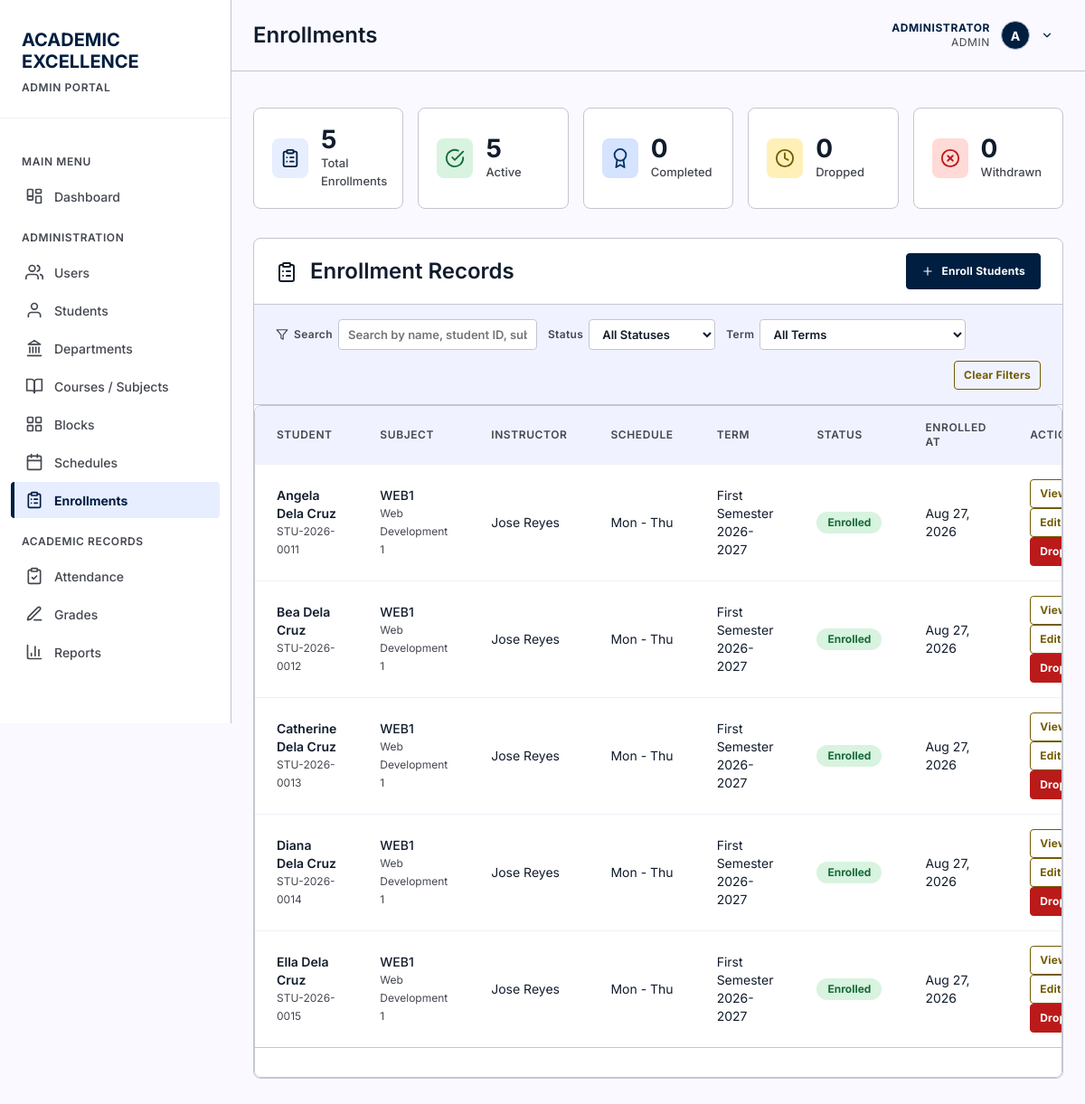
/pages/enrollments.php (signed in), run on the app's committed database.
### tables this page shows
CREATE TABLE "users" (
                    id INTEGER PRIMARY KEY AUTOINCREMENT,
                    username TEXT NOT NULL UNIQUE,
                    password TEXT NOT NULL,
                    full_name TEXT NOT NULL,
                    email TEXT UNIQUE,
                    role TEXT NOT NULL DEFAULT 'student' CHECK(role IN ('admin', 'instructor', 'student')),
                    is_active INTEGER NOT NULL DEFAULT 1 CHECK(is_active IN (0, 1)),
                    last_login_at DATETIME,
                    created_at DATETIME NOT NULL DEFAULT CURRENT_TIMESTAMP,
                    updated_at DATETIME NOT NULL DEFAULT CURRENT_TIMESTAMP
                );

CREATE TABLE enrollments (
            id INTEGER PRIMARY KEY AUTOINCREMENT,
            student_id INTEGER NOT NULL,
            section_id INTEGER NOT NULL,
            enrolled_at DATETIME NOT NULL DEFAULT CURRENT_TIMESTAMP,
            status TEXT NOT NULL DEFAULT 'Enrolled' CHECK(status IN ('Enrolled', 'Dropped', 'Completed', 'Withdrawn')),
            final_score REAL CHECK(final_score IS NULL OR final_score BETWEEN 0 AND 100),
            final_grade TEXT,
            remarks TEXT,
            UNIQUE(student_id, section_id),
            FOREIGN KEY (student_id) REFERENCES students(id) ON DELETE CASCADE,
            FOREIGN KEY (section_id) REFERENCES course_sections(id) ON DELETE CASCADE
        );

CREATE TABLE students (
        id INTEGER PRIMARY KEY AUTOINCREMENT,
        student_id TEXT UNIQUE NOT NULL,
        first_name TEXT NOT NULL,
        last_name TEXT NOT NULL,
        email TEXT,
        phone TEXT,
        date_of_birth DATE,
        gender TEXT CHECK(gender IN ('Male', 'Female', 'Other')),
        enrollment_date DATE DEFAULT CURRENT_DATE,
        status TEXT DEFAULT 'Active' CHECK(status IN ('Active', 'Inactive', 'Graduated')),
        created_at TIMESTAMP DEFAULT CURRENT_TIMESTAMP
    , user_id INTEGER REFERENCES users(id) ON DELETE SET NULL, program_id INTEGER REFERENCES programs(id) ON DELETE SET NULL, year_level INTEGER, expected_graduation_date DATE, updated_at DATETIME, block_id INTEGER REFERENCES blocks(id) ON DELETE SET NULL, student_type TEXT NOT NULL DEFAULT 'Regular' CHECK(student_type IN ('Regular', 'Irregular')));

CREATE TABLE subjects (
        id INTEGER PRIMARY KEY AUTOINCREMENT,
        subject_code TEXT UNIQUE NOT NULL,
        subject_name TEXT NOT NULL,
        description TEXT,
        credits INTEGER DEFAULT 3,
        created_at TIMESTAMP DEFAULT CURRENT_TIMESTAMP
    , department_id INTEGER REFERENCES departments(id) ON DELETE SET NULL, course_level INTEGER, is_active INTEGER NOT NULL DEFAULT 1 CHECK(is_active IN (0, 1)), updated_at DATETIME);

CREATE TABLE instructors (
            id INTEGER PRIMARY KEY AUTOINCREMENT,
            user_id INTEGER NOT NULL UNIQUE,
            employee_id TEXT NOT NULL UNIQUE,
            first_name TEXT NOT NULL,
            last_name TEXT NOT NULL,
            email TEXT UNIQUE,
            phone TEXT,
            department_id INTEGER,
            title TEXT,
            specialization TEXT,
            status TEXT NOT NULL DEFAULT 'Active' CHECK(status IN ('Active', 'Inactive', 'On Leave')),
            hired_date DATE,
            created_at DATETIME NOT NULL DEFAULT CURRENT_TIMESTAMP,
            updated_at DATETIME NOT NULL DEFAULT CURRENT_TIMESTAMP,
            FOREIGN KEY (user_id) REFERENCES users(id) ON DELETE CASCADE,
            FOREIGN KEY (department_id) REFERENCES departments(id) ON DELETE SET NULL
        );

CREATE TABLE course_sections (
            id INTEGER PRIMARY KEY AUTOINCREMENT,
            subject_id INTEGER NOT NULL,
            instructor_id INTEGER NOT NULL,
            term_id INTEGER NOT NULL,
            section_code TEXT NOT NULL,
            room TEXT,
            schedule TEXT,
            capacity INTEGER CHECK(capacity IS NULL OR capacity > 0),
            status TEXT NOT NULL DEFAULT 'Open' CHECK(status IN ('Open', 'Closed', 'Completed', 'Cancelled')),
            created_at DATETIME NOT NULL DEFAULT CURRENT_TIMESTAMP,
            updated_at DATETIME NOT NULL DEFAULT CURRENT_TIMESTAMP, block_id INTEGER REFERENCES blocks(id) ON DELETE SET NULL,
            UNIQUE(subject_id, term_id, section_code),
            FOREIGN KEY (subject_id) REFERENCES subjects(id) ON DELETE RESTRICT,
            FOREIGN KEY (instructor_id) REFERENCES instructors(id) ON DELETE RESTRICT,
            FOREIGN KEY (term_id) REFERENCES academic_terms(id) ON DELETE RESTRICT
        );

CREATE TABLE academic_terms (
            id INTEGER PRIMARY KEY AUTOINCREMENT,
            term_code TEXT NOT NULL UNIQUE,
            term_name TEXT NOT NULL,
            academic_year TEXT NOT NULL,
            start_date DATE NOT NULL,
            end_date DATE NOT NULL,
            is_current INTEGER NOT NULL DEFAULT 0 CHECK(is_current IN (0, 1)),
            created_at DATETIME NOT NULL DEFAULT CURRENT_TIMESTAMP,
            CHECK(end_date >= start_date)
        );

### pages/enrollments.php (the view, shortened to what the rows shown need)
<?php
require_once '../includes/functions.php';
requireRole('admin');
$db = getDB();
$allEnrollments = $db->query("
    SELECT e.id, e.status, e.enrolled_at, e.remarks, e.final_score, e.final_grade,
           st.student_id, st.first_name, st.last_name,
           sub.subject_code, sub.subject_name, cs.section_code, cs.schedule, cs.capacity,
           t.term_name, t.academic_year,
           ins.first_name AS instructor_first, ins.last_name AS instructor_last
    FROM enrollments e
    JOIN students st ON e.student_id = st.id
    JOIN course_sections cs ON e.section_id = cs.id
    JOIN subjects sub ON cs.subject_id = sub.id
    JOIN academic_terms t ON cs.term_id = t.id
    JOIN instructors ins ON cs.instructor_id = ins.id
    ORDER BY e.enrolled_at DESC
")->fetchAll();
$pageTitle = 'Enrollments';
include '../includes/header.php';
?>
<main>
    <div class="card">
        <div class="card-header" style="display: flex; justify-content: space-between; align-items: center;">
            <h2><?php echo icon('clipboard-list', 24); ?> Enrollment Records</h2>
        </div>
        <div class="table-container">
        <table data-pagination data-page-size="10" id="enrollmentTable">
            <thead>
                <tr>
                    <th>Student</th>
                    <th>Subject</th>
                    <th>Instructor</th>
                    <th>Schedule</th>
                    <th>Term</th>
                    <th>Status</th>
                    <th>Enrolled At</th>
                    <th>Actions</th>
                </tr>
            </thead>
            <tbody>
                <?php foreach ($allEnrollments as $enrollment): ?>
                <tr data-status="<?php echo htmlspecialchars($enrollment['status']); ?>"
                    data-term="<?php echo htmlspecialchars($enrollment['term_name'] . ' ' . $enrollment['academic_year']); ?>"
                    data-search="<?php echo htmlspecialchars(strtolower($enrollment['student_id'] . ' ' . $enrollment['first_name'] . ' ' . $enrollment['last_name'] . ' ' . $enrollment['subject_code'] . ' ' . $enrollment['subject_name'])); ?>">
                    <td data-label="Student">
                        <div style="font-weight: 600;"><?php echo htmlspecialchars($enrollment['first_name'] . ' ' . $enrollment['last_name']); ?></div>
                        <div style="font-size: 12px; color: var(--ink-muted);"><?php echo htmlspecialchars($enrollment['student_id']); ?></div>
                    </td>
                    <td data-label="Subject">
                        <div style="font-weight: 500;"><?php echo htmlspecialchars($enrollment['subject_code']); ?></div>
                        <div style="font-size: 12px; color: var(--ink-muted);"><?php echo htmlspecialchars($enrollment['subject_name']); ?></div>
                    </td>
                    <td data-label="Instructor"><?php echo htmlspecialchars($enrollment['instructor_first'] . ' ' . $enrollment['instructor_last']); ?></td>
                    <td data-label="Schedule"><?php echo htmlspecialchars($enrollment['schedule'] ?? '—'); ?></td>
                    <td data-label="Term"><?php echo htmlspecialchars($enrollment['term_name'] . ' ' . $enrollment['academic_year']); ?></td>
                    <td data-label="Status">
                        <span class="enrollment-status status-<?php echo strtolower($enrollment['status']); ?>">
                            <?php echo htmlspecialchars($enrollment['status']); ?>
                        </span>
                    </td>
                    <td data-label="Enrolled At"><?php echo formatDate($enrollment['enrolled_at']); ?></td>
                    <td data-label="Actions">
                        <button type="button" class="btn btn-secondary btn-sm"
                                data-id="<?php echo $enrollment['id']; ?>"
                                data-student="<?php echo htmlspecialchars($enrollment['first_name'] . ' ' . $enrollment['last_name'], ENT_QUOTES); ?>"
                                data-student-id="<?php echo htmlspecialchars($enrollment['student_id'], ENT_QUOTES); ?>"
                                data-subject="<?php echo htmlspecialchars($enrollment['subject_code'] . ' - ' . $enrollment['subject_name'], ENT_QUOTES); ?>"
                                data-section="<?php echo htmlspecialchars($enrollment['section_code'], ENT_QUOTES); ?>"
                                data-schedule="<?php echo htmlspecialchars($enrollment['schedule'] ?? '', ENT_QUOTES); ?>"
                                data-term="<?php echo htmlspecialchars($enrollment['term_name'] . ' ' . $enrollment['academic_year'], ENT_QUOTES); ?>"
                                data-status="<?php echo htmlspecialchars($enrollment['status'], ENT_QUOTES); ?>"
                                data-remarks="<?php echo htmlspecialchars($enrollment['remarks'] ?? '', ENT_QUOTES); ?>"
                                data-final-score="<?php echo $enrollment['final_score'] ?? ''; ?>"
                                data-final-grade="<?php echo htmlspecialchars(formatGrade($enrollment['final_grade'] ?? ''), ENT_QUOTES); ?>"
                                data-enrolled-at="<?php echo htmlspecialchars($enrollment['enrolled_at'], ENT_QUOTES); ?>"
                                onclick="viewEnrollment(this)">View</button>
                        <button type="button" class="btn btn-secondary btn-sm"
                                data-id="<?php echo $enrollment['id']; ?>"
                                data-status="<?php echo htmlspecialchars($enrollment['status'], ENT_QUOTES); ?>"
                                data-remarks="<?php echo htmlspecialchars($enrollment['remarks'] ?? '', ENT_QUOTES); ?>"
                                onclick="editEnrollment(this)">Edit</button>
                        <?php if ($enrollment['status'] === 'Enrolled'): ?>
                        <button type="button" class="btn btn-danger btn-sm"
                                data-drop-id="<?php echo $enrollment['id']; ?>"
                                data-drop-student="<?php echo htmlspecialchars($enrollment['first_name'] . ' ' . $enrollment['last_name'], ENT_QUOTES); ?>"
                                onclick="confirmDrop(this)">Drop</button>
                        <?php endif; ?>
                    </td>
                </tr>
                <?php endforeach; ?>
            </tbody>
        </table>
        </div>
    </div>
</main>
<?php include '../includes/footer.php'; ?>

### includes/header.php (shortened to what the rows shown need)
<?php
require_once __DIR__ . '/functions.php';
$currentPage = basename($_SERVER['PHP_SELF'], '.php');
$assetPrefix = $currentPage === 'index' ? '' : '../';
$user = currentUser();
$role = $user['role'];
$fullName = $user['full_name'];
$roleLabel = roleLabel($role);
$avatarLetter = strtoupper(substr($fullName, 0, 1));
?>
<!DOCTYPE html>
<html lang="en">
<head>
    <link rel="stylesheet" href="<?php echo $assetPrefix; ?>assets/css/style.css">
</head>
<body>
    <aside class="sidebar">
        <div class="sidebar-header">
            <h1>
                <span class="red">ACADEMIC</span><br>
                <span class="white">EXCELLENCE</span>
            </h1>
            <span class="portal-label"><?php echo strtoupper($roleLabel); ?> PORTAL</span>
        </div>
    </aside>
    <div class="main-content">
        <header class="top-header">
            <h1 class="page-title"><?php echo $pageTitle ?? 'Dashboard'; ?></h1>
            <div class="user-info">
                <div class="user-menu">
                    <button class="user-menu-toggle" type="button" aria-haspopup="true" aria-expanded="false">
                        <div class="user-meta">
                            <span class="user-name"><?php echo htmlspecialchars($fullName); ?></span>
                            <span class="user-role"><?php echo $roleLabel; ?></span>
                        </div>
                        <div class="user-avatar"><?php echo $avatarLetter; ?></div>
                        <?php echo icon('chevron-down', 14); ?>
                    </button>
                </div>
            </div>
        </header>
        <div class="page-content">

### data on the page
users: role "ADMIN", full_name "ADMINISTRATOR", full_name "A"
enrollments: student.last_name "Angela Dela Cruz", student.student_id "STU-2026-0011", subjects.subject_code "WEB1", subjects.subject_name "Web Development 1", instructors.first_name+last_name "Jose Reyes", section.schedule "Mon - Thu", academic_terms.term_name+academic_year "First Semester 2026-2027", status "Enrolled", enrolled_at "Aug 27, 2026"
enrollments: student.last_name "Bea Dela Cruz", student.student_id "STU-2026-0012", subjects.subject_code "WEB1", subjects.subject_name "Web Development 1", instructors.first_name+last_name "Jose Reyes", section.schedule "Mon - Thu", academic_terms.term_name+academic_year "First Semester 2026-2027", status "Enrolled", enrolled_at "Aug 27, 2026"
enrollments: student.last_name "Catherine Dela Cruz", student.student_id "STU-2026-0013", subjects.subject_code "WEB1", subjects.subject_name "Web Development 1", instructors.first_name+last_name "Jose Reyes", section.schedule "Mon - Thu", academic_terms.term_name+academic_year "First Semester 2026-2027", status "Enrolled", enrolled_at "Aug 27, 2026"
enrollments: student.last_name "Diana Dela Cruz", student.student_id "STU-2026-0014", subjects.subject_code "WEB1", subjects.subject_name "Web Development 1", instructors.first_name+last_name "Jose Reyes", section.schedule "Mon - Thu", academic_terms.term_name+academic_year "First Semester 2026-2027", status "Enrolled", enrolled_at "Aug 27, 2026"
enrollments: student.last_name "Ella Dela Cruz", student.student_id "STU-2026-0015", subjects.subject_code "WEB1", subjects.subject_name "Web Development 1", instructors.first_name+last_name "Jose Reyes", section.schedule "Mon - Thu", academic_terms.term_name+academic_year "First Semester 2026-2027", status "Enrolled", enrolled_at "Aug 27, 2026"

### other printed values
$pageTitle "Enrollments"
$totalEnrollments "5"
$activeCount "5"
$completedCount "0"
$droppedCount "0"
$withdrawnCount "0"
